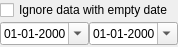
<?xml version="1.0" encoding="UTF-8"?>
<ui version="4.0">
 <class>FilterDates</class>
 <widget class="QWidget" name="FilterDates">
  <property name="geometry">
   <rect>
    <x>0</x>
    <y>0</y>
    <width>176</width>
    <height>47</height>
   </rect>
  </property>
  <property name="windowTitle">
   <string>Date filter</string>
  </property>
  <layout class="QVBoxLayout" name="verticalLayout">
   <property name="spacing">
    <number>2</number>
   </property>
   <property name="leftMargin">
    <number>0</number>
   </property>
   <property name="topMargin">
    <number>0</number>
   </property>
   <property name="rightMargin">
    <number>0</number>
   </property>
   <property name="bottomMargin">
    <number>0</number>
   </property>
   <item>
    <widget class="QCheckBox" name="emptyDates">
     <property name="text">
      <string>Ignore data with empty date</string>
     </property>
    </widget>
   </item>
   <item>
    <layout class="QHBoxLayout" name="horizontalLayout">
     <property name="spacing">
      <number>0</number>
     </property>
     <item>
      <widget class="QDateEdit" name="fromDateEdit">
       <property name="displayFormat">
        <string notr="true">dd-MM-yyyy</string>
       </property>
       <property name="calendarPopup">
        <bool>true</bool>
       </property>
      </widget>
     </item>
     <item>
      <widget class="QDateEdit" name="toDateEdit">
       <property name="displayFormat">
        <string notr="true">dd-MM-yyyy</string>
       </property>
       <property name="calendarPopup">
        <bool>true</bool>
       </property>
      </widget>
     </item>
    </layout>
   </item>
  </layout>
 </widget>
 <resources/>
 <connections/>
</ui>
